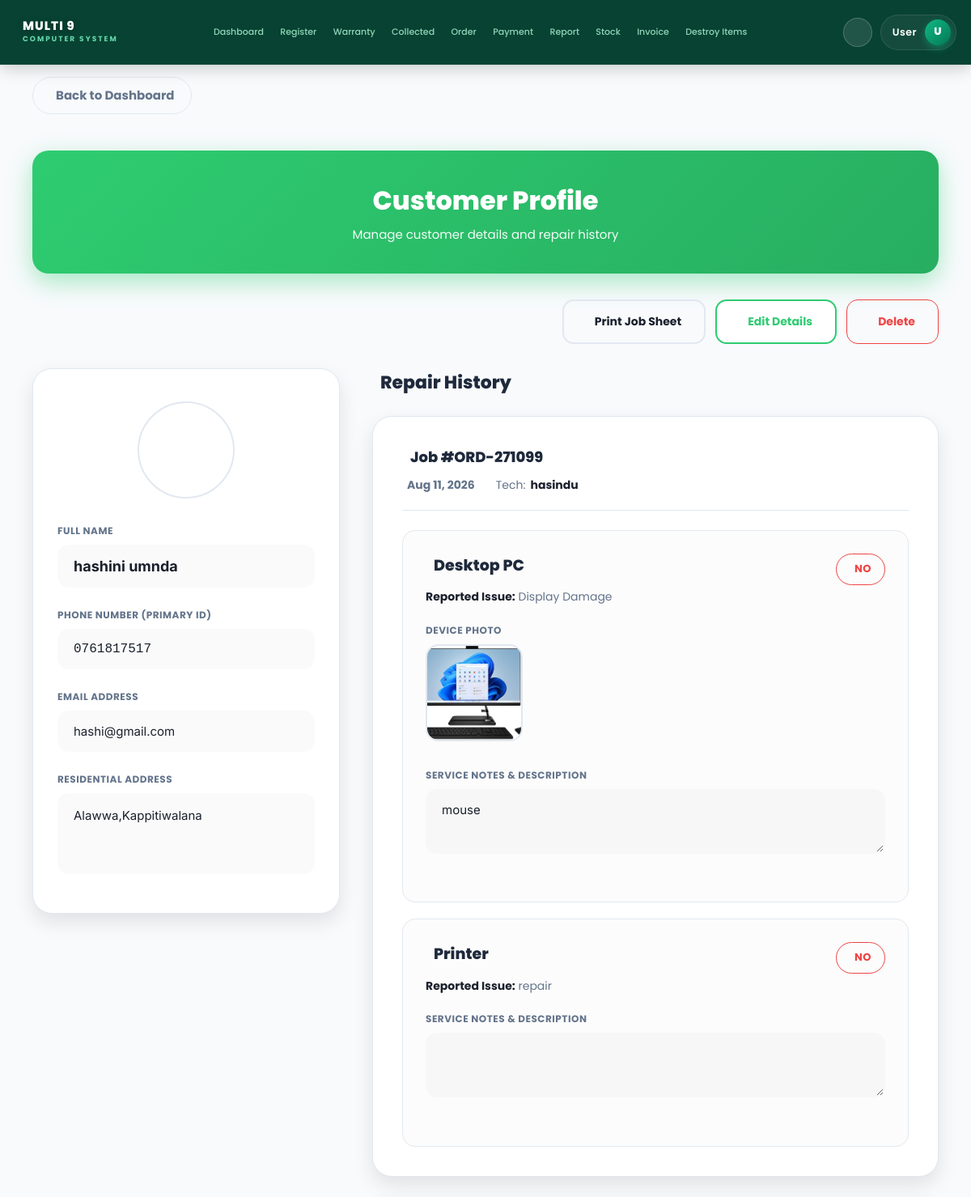
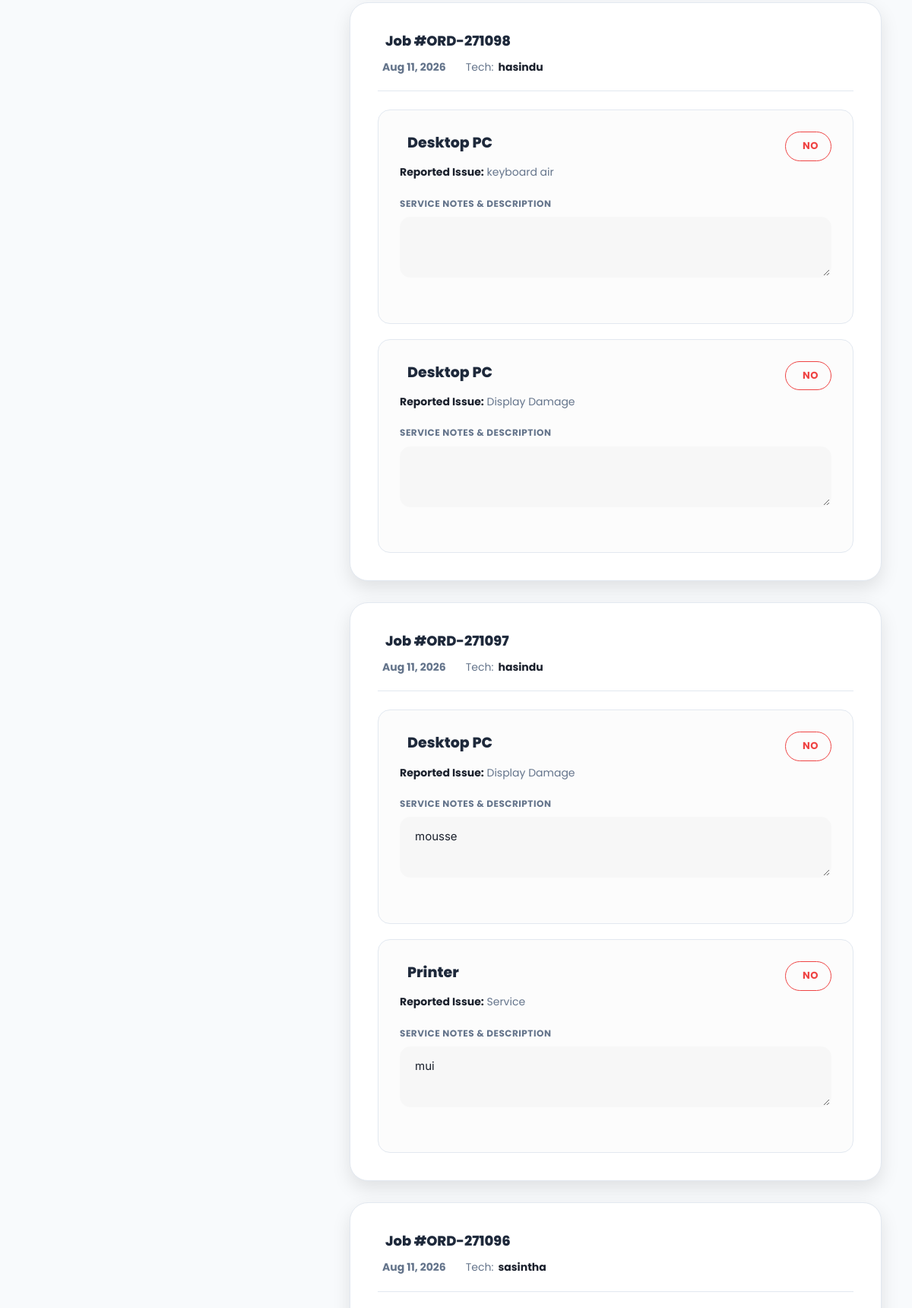
The app's page /customer_details.php?phone=0761817517 (upper part) with its own data (2 pictures, top to bottom).
### tables this page shows
CREATE TABLE `customer` (
  `phone_number` varchar(15) NOT NULL,
  `customer_name` varchar(100) NOT NULL,
  `address` text DEFAULT NULL,
  `email` varchar(100) DEFAULT NULL
);

CREATE TABLE `job` (
  `job_no` varchar(20) NOT NULL,
  `phone_number` varchar(15) DEFAULT NULL,
  `job_date` date NOT NULL,
  `item_category` varchar(100) DEFAULT NULL,
  `brand` varchar(50) DEFAULT NULL,
  `problem_type` varchar(100) DEFAULT NULL,
  `problem_severity` varchar(50) DEFAULT NULL,
  `technician_experience_years` int(11) DEFAULT NULL,
  `workshop_workload` varchar(50) DEFAULT NULL,
  `actual_repair_time_days` int(11) DEFAULT NULL,
  `technician_id` int(11) DEFAULT NULL
);

CREATE TABLE `technicians` (
  `technician_id` int(11) NOT NULL,
  `name` varchar(100) NOT NULL
);

CREATE TABLE `job_device` (
  `job_device_id` int(11) NOT NULL,
  `job_no` varchar(20) DEFAULT NULL,
  `device_name` varchar(100) NOT NULL,
  `model` varchar(100) DEFAULT NULL,
  `serial_no` varchar(100) DEFAULT NULL,
  `warranty_status` varchar(50) DEFAULT NULL,
  `supplier_name` varchar(255) DEFAULT NULL,
  `description` text DEFAULT NULL,
  `another_note` text DEFAULT NULL,
  `device_image` varchar(255) DEFAULT NULL,
  `issue_name` varchar(255) DEFAULT NULL,
  `device_status` varchar(50) NOT NULL DEFAULT 'Pending',
  `completed_date` datetime DEFAULT NULL,
  `destroy_notice_sent_date` datetime DEFAULT NULL,
  `issue_category` enum('Hardware','Software') DEFAULT 'Hardware',
  `solution` text DEFAULT NULL,
  `final_status` varchar(50) DEFAULT 'Pending',
  `rent_warning_sent` int(11) DEFAULT 0,
  `parts_json` text DEFAULT NULL,
  `last_sms_sent_date` date DEFAULT NULL,
  `item_model` varchar(255) DEFAULT NULL,
  `repair_path` varchar(255) DEFAULT 'Carry-In',
  `job_status` varchar(50) DEFAULT 'Pending',
  `estimated_cost` decimal(10,2) DEFAULT 0.00,
  `advance_paid` decimal(10,2) DEFAULT 0.00
);

### customer_details.php (the view, shortened to what this page needs)
<?php
require_once __DIR__ . '/db_config.php';
$conn->set_charset('utf8mb4');
require __DIR__ . '/navbar.php';
$navbar_html = (string) ob_get_clean();
$phone = isset($_GET['phone']) ? trim((string) $_GET['phone']) : '';
$is_edit = isset($_GET['edit']) && $_GET['edit'] === 'true';
$customerStmt = $conn->prepare('SELECT * FROM customer WHERE phone_number = ? LIMIT 1');
$customerStmt->bind_param('s', $phone);
$customerStmt->execute();
$customer = $customerStmt->get_result()->fetch_assoc();
$latestJobStmt = $conn->prepare(
    'SELECT job_no FROM job WHERE phone_number = ? ORDER BY job_date DESC, job_no DESC LIMIT 1'
);
$latestJobStmt->bind_param('s', $phone);
$latestJobStmt->execute();
$latestJobData = $latestJobStmt->get_result()->fetch_assoc();
$current_job_no = $latestJobData['job_no'] ?? '';
$jobsStmt = $conn->prepare(
    'SELECT job.*, technicians.name AS tech
     FROM job
     LEFT JOIN technicians ON job.technician_id = technicians.technician_id
     WHERE job.phone_number = ?
     ORDER BY job.job_date DESC, job.job_no DESC'
);
$jobsStmt->bind_param('s', $phone);
$jobsStmt->execute();
$jobs = $jobsStmt->get_result();
?>
<!DOCTYPE html>
<html lang="en">
<head>
    <link rel="stylesheet" href="CSS/global.css">
</head>
<body>
<?= $navbar_html ?>
<div class="container">
    <a href="add_customer.php" class="back-link">
        <i class="ph-bold ph-arrow-left"></i> Back to Dashboard
    </a>
    <div class="page-header">
        <h1> Customer Profile</h1>
        <p>Manage customer details and repair history</p>
    </div>
    <div class="top-actions" style="display:flex; gap:12px; flex-wrap:wrap; margin-bottom: 30px; justify-content: flex-end;">
        <?php if(!empty($current_job_no)): ?>
            <a href="jobsheet.php?job_no=<?= rawurlencode((string) $current_job_no) ?>" class="btn btn-outline" target="_blank"><i class="ph-bold ph-printer"></i> Print Job Sheet</a>
        <?php endif; ?>
        <?php if($is_edit): ?>
            <button type="submit" form="customerForm" class="btn btn-success"><i class="ph-bold ph-floppy-disk"></i> Save Changes</button>
            <a href="?phone=<?= rawurlencode($phone) ?>" class="btn btn-secondary"><i class="ph-bold ph-x"></i> Cancel</a>
        <?php else: ?>
            <a href="?phone=<?= rawurlencode($phone) ?>&edit=true" class="btn btn-outline" style="background: var(--card-bg); border-color:var(--primary); color:var(--primary);"><i class="ph-bold ph-pencil-simple"></i> Edit Details</a>
            <button type="button" onclick="confirmDelete()" class="btn" style="background:transparent; border: 1px solid var(--danger); color:var(--danger);"><i class="ph-bold ph-trash"></i> Delete</button>
        <?php endif; ?>
    </div>
    <form method="POST" enctype="multipart/form-data" id="customerForm">
        <div class="profile-layout">
            <div class="profile-sidebar">
                <div class="card" style="padding:40px 30px; text-align:center;">
                    <div style="width:120px; height:120px; background:transparent; border-radius:50%; display:flex; align-items:center; justify-content:center; margin:0 auto 30px auto; border:2px solid var(--border);">
                    </div>
                    <div class="form-group" style="text-align:left;">
                        <label>Full Name</label>
                        <input type="text" name="customer_name" value="<?= htmlspecialchars($customer['customer_name'] ?? '', ENT_QUOTES, 'UTF-8') ?>" <?= !$is_edit?'readonly':'' ?> style="font-weight:700; font-size:18px;" required>
                    </div>
                    <div class="form-group" style="text-align:left;">
                        <label>Phone Number (Primary ID)</label>
                        <input type="text" value="<?= htmlspecialchars($phone, ENT_QUOTES, 'UTF-8') ?>" readonly style="font-family:monospace; font-size:16px;">
                    </div>
                    <div class="form-group" style="text-align:left;">
                        <label>Email Address</label>
                        <input type="email" name="email" value="<?= htmlspecialchars($customer['email'] ?? '', ENT_QUOTES, 'UTF-8') ?>" <?= !$is_edit?'readonly':'' ?>>
                    </div>
                    <div class="form-group" style="text-align:left; margin-bottom:0;">
                        <label>Residential Address</label>
                        <textarea name="address" <?= !$is_edit?'readonly':'' ?> style="resize:none; height:100px; line-height:1.6;"><?= htmlspecialchars($customer['address'] ?? '', ENT_QUOTES, 'UTF-8') ?></textarea>
                    </div>
                </div>
            </div>
            <div class="job-history">
                <h3 style="margin-bottom:24px; font-size:22px;"><i class="ph-fill ph-clock-counter-clockwise"></i> Repair History</h3>
                <?php while($job = mysqli_fetch_assoc($jobs)): ?>
                <div class="card">
                    <div class="card-header">
                        <div>
                            <h3 style="font-size:18px; margin-bottom:8px;"><i class="ph-fill ph-file-text" style="color:var(--primary);"></i> Job #<?= htmlspecialchars((string) $job['job_no'], ENT_QUOTES, 'UTF-8') ?></h3>
                            <div style="display: flex; gap: 20px; font-size:14px;">
                                <span style="display:flex; align-items:center; gap:6px; color:var(--text-muted);"><i class="ph-fill ph-calendar-blank"></i> <strong><?= date("M d, Y", strtotime($job['job_date'])) ?></strong></span>
                                <span style="display:flex; align-items:center; gap:6px; color:var(--text-muted);"><i class="ph-fill ph-wrench"></i> Tech: <strong style="color:var(--text-main);"><?= htmlspecialchars($job['tech'] ?? 'Not Assigned') ?></strong></span>
                            </div>
                        </div>
                    </div>
                    <?php
                    $jno = (string) $job['job_no'];
                    $devicesStmt = $conn->prepare('SELECT * FROM job_device WHERE job_no = ? ORDER BY job_device_id ASC');
                    $devicesStmt->bind_param('s', $jno);
                    $devicesStmt->execute();
                    $devices_res = $devicesStmt->get_result();
                    while($d = mysqli_fetch_assoc($devices_res)):
                        $is_warranty = (strtolower($d['warranty_status'] ?? '') == 'warranty');
                        $deviceId = (int) $d['job_device_id'];
                    ?>
                    <div class="device-box">
                        <div class="device-header">
                            <div class="device-info">
                                <div class="device-name" style="display:flex; align-items:center; gap:10px;"> <?= htmlspecialchars((string) $d['device_name'], ENT_QUOTES, 'UTF-8') ?></div>
                                <div style="margin-top:12px; color:var(--secondary); font-size:14px;"><strong style="color:var(--text-main);">Reported Issue:</strong> <?= htmlspecialchars((string) ($d['issue_name'] ?? ''), ENT_QUOTES, 'UTF-8') ?></div>
                            </div>
                            <span class="status-badge <?= $is_warranty ? 'status-warranty' : 'status-no-warranty' ?>">
                                <?= htmlspecialchars((string) ($d['warranty_status'] ?? 'No Warranty'), ENT_QUOTES, 'UTF-8') ?>
                            </span>
                        </div>
                        <?php if(!empty($d['device_image'])): ?>
                        <?php $deviceImageUrl = 'uploads/devices/' . rawurlencode(basename((string) $d['device_image'])); ?>
                        <div class="img-preview-container" style="margin-bottom: 24px;">
                            <label>Device Photo</label>
                            <a href="<?= htmlspecialchars($deviceImageUrl, ENT_QUOTES, 'UTF-8') ?>" target="_blank">
                                <img src="<?= htmlspecialchars($deviceImageUrl, ENT_QUOTES, 'UTF-8') ?>" class="device-img" alt="Device Image">
                            </a>
                        </div>
                        <?php endif; ?>
                        <div class="form-group">
                            <label>Service Notes & Description</label>
                            <textarea name="device_desc[<?= $deviceId ?>]" <?= !$is_edit?'readonly':'' ?> style="min-height:80px;"><?= htmlspecialchars((string) ($d['description'] ?? ''), ENT_QUOTES, 'UTF-8') ?></textarea>
                        </div>
                    </div>
                    <?php endwhile; ?>
                </div>
                <?php endwhile; ?>
            </div>
        </div>
    </form>
</div>
</body>
</html>

### CSS/global.css (style rules this page uses)
:root { --primary-green: #0f766e; --primary-green-dark: #0f4f46; --primary-green-light: #ccfbf1; --accent-green: #04d992; --dark-surface: #0f172a; --dark-bg: #020617; --light-bg: #f8fafc; --light-surface: #ffffff; --text-dark: #1e293b; --text-muted: #64748b; --border-light: #e2e8f0; --nav-height: 80px; --card-shadow: 0 10px 25px -5px rgba(0, 0, 0, 0.05), 0 8px 10px -6px rgba(0, 0, 0, 0.01); --border-radius: 16px; --transition: all 0.3s ease-in-out; }
* { margin: 0; padding: 0; box-sizing: border-box; font-family: 'Poppins', sans-serif; }
html, body { height: auto; min-height: 100vh; overflow-x: hidden; }
body { background: var(--light-bg); color: var(--text-dark); padding-top: var(--nav-height); transition: var(--transition); }
h1, h2, h3, h4, h5, h6 { color: var(--text-dark); }

### navbar.php (style rules this page uses)
:root { --nav-bg: #043f2e; --nav-accent: #10b981; }

### chatbot.php (style rules this page uses)
:root { --m9-blue:#198754;--m9-dark:#0f5132;--m9-bg:#f2fbf6;--m9-text:#173528;--m9-border:#d7eadf }

### records on screen
customer: customer_name "hashini umnda", email "hashi@gmail.com", address "Alawwa,Kappitiwalana"
job: job_no "ORD-271099", job_date "Aug 11, 2026", technician.name "hasindu"
job_device: device_name "Desktop PC", issue_name "Display Damage", warranty_status "NO", device_image (picture), job_device_id+description "mouse"
job_device: device_name "Printer", issue_name "repair", warranty_status "NO"
job: job_no "ORD-271098", job_date "Aug 11, 2026", technician.name "hasindu"
job_device: device_name "Desktop PC", issue_name "keyboard air", warranty_status "NO"
job_device: device_name "Desktop PC", issue_name "Display Damage", warranty_status "NO"
job: job_no "ORD-271097", job_date "Aug 11, 2026", technician.name "hasindu"
job_device: device_name "Desktop PC", issue_name "Display Damage", warranty_status "NO", job_device_id+description "mousse"
job_device: device_name "Printer", issue_name "Service", warranty_status "NO", job_device_id+description "mui"
job: job_no "ORD-271096", job_date "Aug 11, 2026", technician.name "sasintha"

### other values on screen
$user_name "User"
$user_initial "U"
